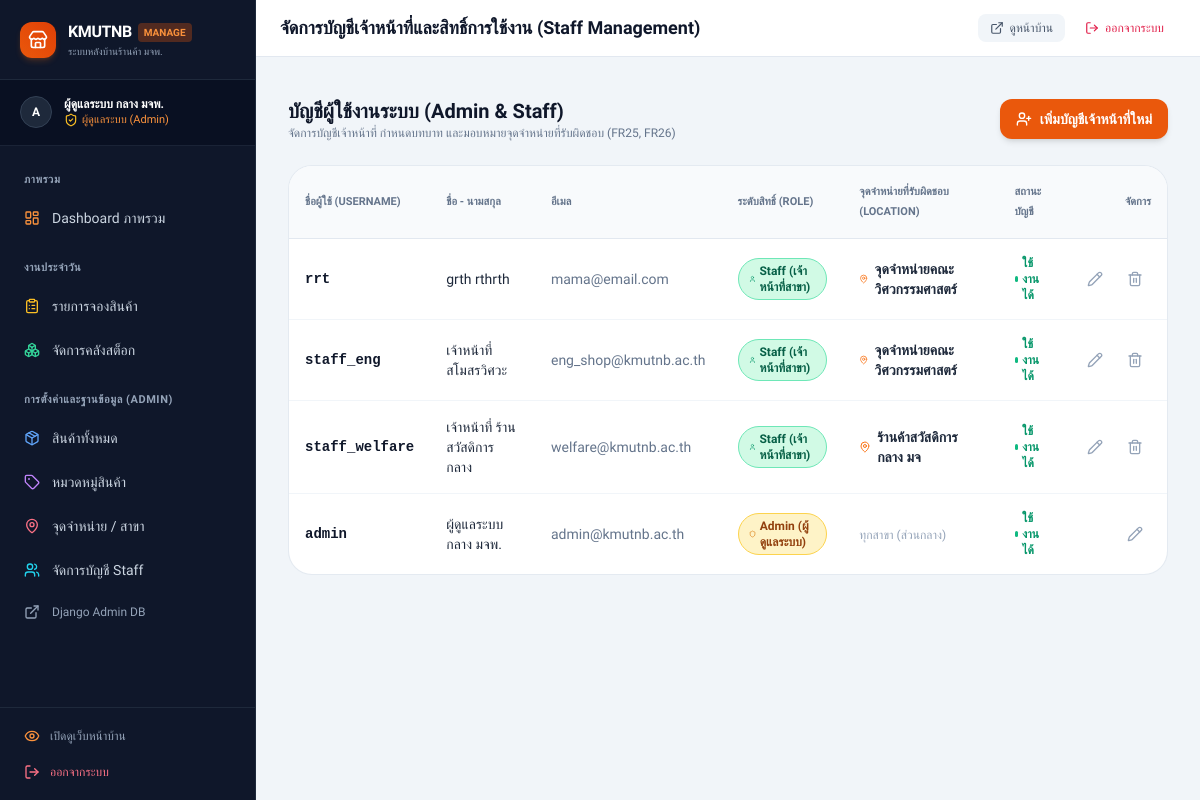
/manage/staff/ (signed in), run on the app's committed database.
### accounts/models.py (models this page shows, shortened)
class User(AbstractUser):
    ROLE_ADMIN = 'admin'
    ROLE_STAFF = 'staff'
    ROLE_CHOICES = [
        (ROLE_ADMIN, 'ผู้ดูแลระบบ (Admin)'),
        (ROLE_STAFF, 'เจ้าหน้าที่ประจำสาขา (Staff)'),
    ]
    role = models.CharField(
        max_length=30,
        choices=ROLE_CHOICES,
        default=ROLE_STAFF,
        verbose_name='สิทธิ์ผู้ใช้งาน'
    )
    location = models.ForeignKey(
        'shop.Location',
        on_delete=models.SET_NULL,
        null=True,
        blank=True,
        related_name='staff_users',
        verbose_name='สถานที่รับผิดชอบ'
    )
    class Meta:
        verbose_name = 'ผู้ใช้งาน'
        verbose_name_plural = 'ผู้ใช้งานทั้งหมด'
        ordering = ['username']
    @property
    def is_shop_admin(self):
        return self.is_superuser or self.role == self.ROLE_ADMIN

### shop/models.py (models this page shows, shortened)
class Location(models.Model):
    name = models.CharField(max_length=150, verbose_name='ชื่อจุดจำหน่าย')
    building = models.CharField(max_length=100, blank=True, verbose_name='ชื่อ/เลขอาคาร')
    floor = models.CharField(max_length=30, blank=True, verbose_name='ชั้น')
    room = models.CharField(max_length=100, blank=True, verbose_name='ห้องหรือบริเวณ')
    description = models.TextField(blank=True, verbose_name='รายละเอียดสถานที่')
    class Meta:
        verbose_name = 'สถานที่จำหน่าย'
        verbose_name_plural = 'สถานที่จำหน่ายทั้งหมด'
        ordering = ['name']

### accounts/views.py (the view)
# urls.py: path('staff/', views.staff_list_view, name='staff_list'),
@admin_required
def staff_list_view(request):
    staff_members = User.objects.select_related('location').all().order_by('-date_joined')
    return render(request, 'manage/staff.html', {
        'staff_members': staff_members,
    })

### templates/manage/staff.html (shortened to what this page needs)
{% extends 'base_manage.html' %}
{% block page_title %}จัดการบัญชีเจ้าหน้าที่และสิทธิ์การใช้งาน (Staff Management){% endblock %}
{% block content %}
<div class="space-y-6">
    <div class="flex flex-col sm:flex-row sm:items-center sm:justify-between gap-4">
        <div>
            <h2 class="text-xl font-extrabold text-slate-900">บัญชีผู้ใช้งานระบบ (Admin & Staff)</h2>
            <p class="text-xs text-slate-500">จัดการบัญชีเจ้าหน้าที่ กำหนดบทบาท และมอบหมายจุดจำหน่ายที่รับผิดชอบ (FR25, FR26)</p>
        </div>
        <a href="{% url 'accounts:staff_create' %}" class="inline-flex items-center gap-2 px-4 py-2.5 rounded-xl bg-orange-600 hover:bg-orange-500 text-white font-bold text-xs sm:text-sm shadow-md transition">
            <i data-lucide="user-plus" class="w-4 h-4"></i>
            <span>เพิ่มบัญชีเจ้าหน้าที่ใหม่</span>
        </a>
    </div>
    <div class="bg-white rounded-3xl border border-slate-200/90 shadow-xs overflow-hidden">
        <table class="w-full text-left text-xs sm:text-sm">
            <thead class="bg-slate-50 text-slate-500 font-bold uppercase border-b border-slate-200 text-[11px]">
                <tr>
                    <th class="p-4">ชื่อผู้ใช้ (Username)</th>
                    <th class="p-4">ชื่อ - นามสกุล</th>
                    <th class="p-4">อีเมล</th>
                    <th class="p-4">ระดับสิทธิ์ (Role)</th>
                    <th class="p-4">จุดจำหน่ายที่รับผิดชอบ (Location)</th>
                    <th class="p-4">สถานะบัญชี</th>
                    <th class="p-4 text-right">จัดการ</th>
                </tr>
            </thead>
            <tbody class="divide-y divide-slate-100">
                {% for member in staff_members %}
                    <tr class="hover:bg-slate-50/70 transition">
                        <td class="p-4 font-mono font-bold text-slate-900">
                            {{ member.username }}
                        </td>
                        <td class="p-4 font-medium text-slate-800">
                            {{ member.get_full_name|default:"-" }}
                        </td>
                        <td class="p-4 text-slate-500">
                            {{ member.email|default:"-" }}
                        </td>
                        <td class="p-4">
                            {% if member.role == 'admin' %}
                                <span class="inline-flex items-center gap-1 px-2.5 py-1 rounded-full text-xs font-bold bg-amber-100 text-amber-800 border border-amber-300">
                                    <i data-lucide="shield" class="w-3 h-3 text-amber-600"></i>
                                    Admin (ผู้ดูแลระบบ)
                                </span>
                            {% else %}
                                <span class="inline-flex items-center gap-1 px-2.5 py-1 rounded-full text-xs font-semibold bg-emerald-100 text-emerald-800 border border-emerald-300">
                                    <i data-lucide="user" class="w-3 h-3 text-emerald-600"></i>
                                    Staff (เจ้าหน้าที่สาขา)
                                </span>
                            {% endif %}
                        </td>
                        <td class="p-4">
                            {% if member.location %}
                                <div class="font-semibold text-slate-800 flex items-center gap-1.5">
                                    <i data-lucide="map-pin" class="w-3.5 h-3.5 text-orange-500"></i>
                                    <span>{{ member.location.name }}</span>
                                </div>
                            {% else %}
                                <span class="text-xs text-slate-400">ทุกสาขา (ส่วนกลาง)</span>
                            {% endif %}
                        </td>
                        <td class="p-4">
                            {% if member.is_active %}
                                <span class="text-emerald-600 font-semibold text-xs flex items-center gap-1">
                                    <span class="w-1.5 h-1.5 rounded-full bg-emerald-500"></span> ใช้งานได้
                                </span>
                            {% else %}
                                <span class="text-rose-500 font-semibold text-xs">ระงับการใช้งาน</span>
                            {% endif %}
                        </td>
                        <td class="p-4 text-right">
                            <div class="flex items-center justify-end gap-2">
                                <a href="{% url 'accounts:staff_edit' member.id %}" class="p-2 text-slate-400 hover:text-orange-600 hover:bg-orange-50 rounded-lg transition" title="แก้ไขข้อมูล">
                                    <i data-lucide="pencil" class="w-4 h-4"></i>
                                </a>
                                {% if member != request.user %}
                                    <form method="POST" action="{% url 'accounts:staff_delete' member.id %}" onsubmit="return confirm('ยืนยันลบบัญชีผู้ใช้ {{ member.username }} หรือไม่?');" class="inline">
                                        <button type="submit" class="p-2 text-slate-400 hover:text-rose-600 hover:bg-rose-50 rounded-lg transition" title="ลบ">
                                            <i data-lucide="trash-2" class="w-4 h-4"></i>
                                        </button>
                                    </form>
                                {% endif %}
                            </div>
                        </td>
                    </tr>
                {% empty %}
                    <tr>
                        <td colspan="7" class="p-8 text-center text-slate-400">ยังไม่มีผู้ใช้งาน</td>
                    </tr>
                {% endfor %}
            </tbody>
        </table>
    </div>
</div>
{% endblock %}

### templates/base_manage.html (shortened to what this page needs)
<!DOCTYPE html>
<html lang="th" class="h-full bg-slate-100">
<head>
    <script src="https://cdn.tailwindcss.com"></script>
</head>
<body class="h-full flex flex-col antialiased text-slate-800" hx-headers='{"X-CSRFToken": "{{ csrf_token }}"}'>
    <div class="flex-1 flex overflow-hidden">
        <aside class="w-64 bg-slate-900 text-slate-300 flex flex-col shrink-0 hidden md:flex border-r border-slate-800">
            <div class="p-5 border-b border-slate-800 flex items-center justify-between">
                <a href="{% url 'shop_manage:dashboard' %}" class="flex items-center gap-3">
                    <div class="w-9 h-9 rounded-xl bg-gradient-to-tr from-orange-600 to-kmutnb flex items-center justify-center text-white font-bold shadow-md shadow-orange-500/20">
                        <i data-lucide="store" class="w-5 h-5"></i>
                    </div>
                    <div>
                        <div class="flex items-center gap-1.5">
                            <span class="font-bold text-white text-base tracking-tight">KMUTNB</span>
                            <span class="text-[10px] font-bold px-1.5 py-0.5 bg-orange-600/30 text-orange-400 rounded">MANAGE</span>
                        </div>
                        <p class="text-[10px] text-slate-400">ระบบหลังบ้านร้านค้า มจพ.</p>
                    </div>
                </a>
            </div>
            <div class="px-5 py-4 border-b border-slate-800/80 bg-slate-950/40">
                <div class="flex items-center gap-3">
                    <div class="w-8 h-8 rounded-full bg-slate-800 border border-slate-700 flex items-center justify-center text-white font-bold text-xs">
                        {{ user.username|slice:":1"|upper }}
                    </div>
                    <div class="flex-1 min-w-0">
                        <p class="text-xs font-semibold text-white truncate">{{ user.get_full_name|default:user.username }}</p>
                        <div class="flex items-center gap-1 text-[11px] text-orange-400 font-medium">
                            {% if user.is_shop_admin %}
                                <i data-lucide="shield-check" class="w-3.5 h-3.5 text-amber-400"></i>
                                <span>ผู้ดูแลระบบ (Admin)</span>
                            {% else %}
                                <i data-lucide="user-check" class="w-3.5 h-3.5 text-emerald-400"></i>
                                <span>เจ้าหน้าที่ (Staff)</span>
                            {% endif %}
                        </div>
                    </div>
                </div>
            </div>
            <nav class="flex-1 p-3 space-y-1 overflow-y-auto text-sm">
                <p class="px-3 pt-3 pb-1 text-[11px] font-semibold uppercase tracking-wider text-slate-400">ภาพรวม</p>
                <a href="{% url 'shop_manage:dashboard' %}" class="flex items-center gap-3 px-3 py-2.5 rounded-xl font-medium text-slate-300 hover:text-white hover:bg-slate-800 transition">
                    <i data-lucide="layout-dashboard" class="w-4 h-4 text-orange-400"></i>
                    <span>Dashboard ภาพรวม</span>
                </a>
                <p class="px-3 pt-4 pb-1 text-[11px] font-semibold uppercase tracking-wider text-slate-400">งานประจำวัน</p>
                <a href="{% url 'reservations_manage:reservation_list' %}" class="flex items-center justify-between px-3 py-2.5 rounded-xl font-medium text-slate-300 hover:text-white hover:bg-slate-800 transition">
                    <div class="flex items-center gap-3">
                        <i data-lucide="clipboard-list" class="w-4 h-4 text-amber-400"></i>
                        <span>รายการจองสินค้า</span>
                    </div>
                </a>
                <a href="{% url 'shop_manage:stock_list' %}" class="flex items-center gap-3 px-3 py-2.5 rounded-xl font-medium text-slate-300 hover:text-white hover:bg-slate-800 transition">
                    <i data-lucide="boxes" class="w-4 h-4 text-emerald-400"></i>
                    <span>จัดการคลังสต็อก</span>
                </a>
                {% if user.is_shop_admin %}
                    <p class="px-3 pt-4 pb-1 text-[11px] font-semibold uppercase tracking-wider text-slate-400">การตั้งค่าและฐานข้อมูล (Admin)</p>
                    <a href="{% url 'shop_manage:product_list' %}" class="flex items-center gap-3 px-3 py-2.5 rounded-xl font-medium text-slate-300 hover:text-white hover:bg-slate-800 transition">
                        <i data-lucide="package" class="w-4 h-4 text-blue-400"></i>
                        <span>สินค้าทั้งหมด</span>
                    </a>
                    <a href="{% url 'shop_manage:category_list' %}" class="flex items-center gap-3 px-3 py-2.5 rounded-xl font-medium text-slate-300 hover:text-white hover:bg-slate-800 transition">
                        <i data-lucide="tag" class="w-4 h-4 text-purple-400"></i>
                        <span>หมวดหมู่สินค้า</span>
                    </a>
                    <a href="{% url 'shop_manage:location_list' %}" class="flex items-center gap-3 px-3 py-2.5 rounded-xl font-medium text-slate-300 hover:text-white hover:bg-slate-800 transition">
                        <i data-lucide="map-pin" class="w-4 h-4 text-rose-400"></i>
                        <span>จุดจำหน่าย / สาขา</span>
                    </a>
                    <a href="{% url 'accounts:staff_list' %}" class="flex items-center gap-3 px-3 py-2.5 rounded-xl font-medium text-slate-300 hover:text-white hover:bg-slate-800 transition">
                        <i data-lucide="users" class="w-4 h-4 text-cyan-400"></i>
                        <span>จัดการบัญชี Staff</span>
                    </a>
                    <a href="/admin/" target="_blank" class="flex items-center gap-3 px-3 py-2.5 rounded-xl font-medium text-slate-400 hover:text-white hover:bg-slate-800 transition text-xs">
                        <i data-lucide="external-link" class="w-4 h-4"></i>
                        <span>Django Admin DB</span>
                    </a>
                {% endif %}
            </nav>
            <div class="p-3 border-t border-slate-800 space-y-1">
                <a href="{% url 'shop:home' %}" target="_blank" class="flex items-center gap-2.5 px-3 py-2 rounded-xl text-xs font-medium text-slate-400 hover:text-white hover:bg-slate-800 transition">
                    <i data-lucide="eye" class="w-4 h-4 text-orange-400"></i>
                    <span>เปิดดูเว็บหน้าบ้าน</span>
                </a>
                <a href="{% url 'accounts:logout' %}" class="flex items-center gap-2.5 px-3 py-2 rounded-xl text-xs font-medium text-rose-400 hover:text-rose-300 hover:bg-rose-950/30 transition">
                    <i data-lucide="log-out" class="w-4 h-4"></i>
                    <span>ออกจากระบบ</span>
                </a>
            </div>
        </aside>
        <div class="flex-1 flex flex-col min-w-0 overflow-y-auto">
            <header class="bg-white border-b border-slate-200 px-4 sm:px-6 py-3.5 flex items-center justify-between shrink-0 shadow-xs">
                <div class="flex items-center gap-3">
                    <h1 class="text-base sm:text-lg font-bold text-slate-900 truncate">
                        {% block page_title %}KMUTNB Shop Management{% endblock %}
                    </h1>
                </div>
                <div class="flex items-center gap-2">
                    <a href="{% url 'shop:home' %}" target="_blank" class="hidden sm:inline-flex items-center gap-1.5 px-3 py-1.5 text-xs font-medium text-slate-600 bg-slate-100 hover:bg-slate-200 rounded-lg transition">
                        <i data-lucide="external-link" class="w-3.5 h-3.5"></i>
                        <span>ดูหน้าบ้าน</span>
                    </a>
                    <a href="{% url 'accounts:logout' %}" class="inline-flex items-center gap-1.5 px-3 py-1.5 text-xs font-medium text-rose-600 hover:bg-rose-50 rounded-lg transition">
                        <i data-lucide="log-out" class="w-3.5 h-3.5"></i>
                        <span class="hidden sm:inline">ออกจากระบบ</span>
                    </a>
                </div>
            </header>
            <div class="flex-1 px-4 sm:px-6 lg:px-8 py-4 sm:py-6">
                {% block content %}{% endblock %}
            </div>
        </div>
    </div>
</body>
</html>

### data on the page
User: username "A", get_full_name "ผู้ดูแลระบบ กลาง มจพ.", username "admin", email "admin@kmutnb.ac.th", role "admin" (drawn), shows "ทุกสาขา (ส่วนกลาง)", is_active True (drawn)
User: username "rrt", get_full_name "grth rthrth", email "mama@email.com", role "staff" (drawn), location.name "จุดจำหน่ายคณะวิศวกรรมศาสตร์", is_active True (drawn)
User: username "staff_eng", get_full_name "เจ้าหน้าที่ สโมสรวิศวะ", email "eng_shop@kmutnb.ac.th", role "staff" (drawn), location.name "จุดจำหน่ายคณะวิศวกรรมศาสตร์", is_active True (drawn)
User: username "staff_welfare", get_full_name "เจ้าหน้าที่ ร้านสวัสดิการกลาง", email "welfare@kmutnb.ac.th", role "staff" (drawn), location.name "ร้านค้าสวัสดิการกลาง มจ", is_active True (drawn)
